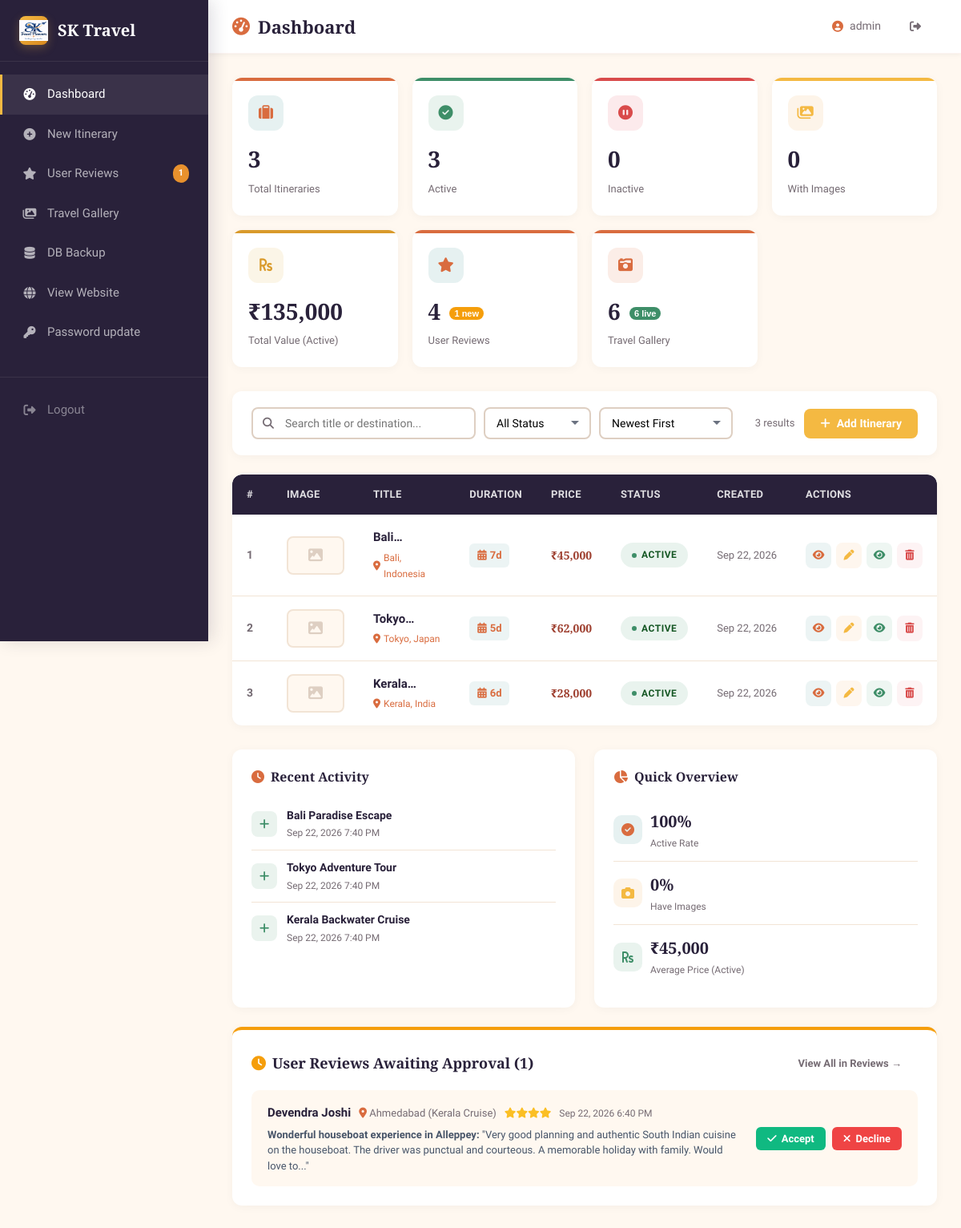
Page /admin/dashboard.php (signed in) on the committed database.
### tables this page shows
CREATE TABLE IF NOT EXISTS itineraries (
    id            INT AUTO_INCREMENT PRIMARY KEY,
    title         VARCHAR(255) NOT NULL,
    destination   VARCHAR(255) NOT NULL,
    description   TEXT,
    price         DECIMAL(12,2) DEFAULT 0.00,
    duration_days INT DEFAULT 1,
    image         VARCHAR(255) DEFAULT NULL,
    highlights    TEXT,
    inclusions    TEXT,
    exclusions    TEXT,
    day_plan      TEXT,
    status        TINYINT(1) DEFAULT 1,

    created_at    TIMESTAMP DEFAULT CURRENT_TIMESTAMP,
    updated_at    TIMESTAMP DEFAULT CURRENT_TIMESTAMP
                  ON UPDATE CURRENT_TIMESTAMP

);

CREATE TABLE IF NOT EXISTS user_reviews (
    id            INT AUTO_INCREMENT PRIMARY KEY,
    user_name     VARCHAR(100) NOT NULL,
    user_email    VARCHAR(150) DEFAULT NULL,
    user_location VARCHAR(100) DEFAULT NULL,
    rating        TINYINT UNSIGNED NOT NULL DEFAULT 5,
    review_title  VARCHAR(255) DEFAULT NULL,
    review_text   TEXT NOT NULL,
    status        ENUM('pending', 'approved', 'declined') NOT NULL DEFAULT 'pending',
    created_at    TIMESTAMP NOT NULL DEFAULT CURRENT_TIMESTAMP,
    updated_at    TIMESTAMP NOT NULL DEFAULT CURRENT_TIMESTAMP ON UPDATE CURRENT_TIMESTAMP,
    INDEX idx_status (status),
    INDEX idx_rating (rating),
    INDEX idx_created_at (created_at)
);

### admin/dashboard.php (the view, shortened to what the rows shown need)
<?php
require_once __DIR__ . '/../config.php';
$recentPendingReviews = [];
try {
    $recentPendingReviews = $pdo->query("SELECT * FROM user_reviews WHERE status = 'pending' ORDER BY created_at DESC LIMIT 5")->fetchAll();
} catch (Throwable $e) {}
 $recentItins = $pdo->query("SELECT title, created_at FROM itineraries ORDER BY created_at DESC LIMIT 5")->fetchAll();
 $search    = trim($_GET['search'] ?? '');
 $filter    = $_GET['filter'] ?? 'all';
 $sort      = $_GET['sort'] ?? 'newest';
 $page      = max(1, (int)($_GET['page'] ?? 1));
 $perPage   = 8;
 $whereClauses = [];
 $params = [];
 $whereSQL = !empty($whereClauses) ? 'WHERE ' . implode(' AND ', $whereClauses) : '';
 $sortMap = [
    'newest'     => 'created_at DESC',
    'oldest'     => 'created_at ASC',
    'price_high' => 'price DESC',
    'price_low'  => 'price ASC',
    'name_asc'   => 'title ASC',
    'name_desc'  => 'title DESC',
];
 $sortSQL = $sortMap[$sort] ?? 'created_at DESC';
 $offset = ($page - 1) * $perPage;
 $dataStmt = $pdo->prepare("SELECT * FROM itineraries {$whereSQL} ORDER BY {$sortSQL} LIMIT {$perPage} OFFSET {$offset}");
 $dataStmt->execute($params);
 $itineraries = $dataStmt->fetchAll();
?>
<!DOCTYPE html>
<html lang="en">
<head>
    <link rel="stylesheet" href="../style.css">
    <link rel="stylesheet" href="https://cdnjs.cloudflare.com/ajax/libs/font-awesome/6.5.0/css/all.min.css">
</head>
<body>
<div class="admin-layout">
    <div class="admin-main">
        <div class="admin-topbar">
            <h1><i class="fas fa-tachometer-alt"></i> Dashboard</h1>
        </div>
        <div class="admin-content">
            <?php if (empty($itineraries)): ?>
                <div class="table-wrapper">
                    <div class="empty-state">
                        <?php if ($search || $filter !== 'all'): ?>
                            <i class="fas fa-search"></i>
                            <h3>No results found</h3>
                            <p>Try adjusting your search or filter criteria.</p>
                            <a href="dashboard.php" class="btn btn-outline"><i class="fas fa-undo"></i> Reset Filters</a>
                        <?php else: ?>
                            <i class="fas fa-suitcase-rolling"></i>
                            <h3>No itineraries yet</h3>
                            <p>Create your first travel itinerary to get started.</p>
                            <a href="itinerary-form.php" class="btn btn-accent"><i class="fas fa-plus"></i> Create Itinerary</a>
                        <?php endif; ?>
                    </div>
                </div>
            <?php else: ?>
                <div class="table-wrapper">
                    <table class="data-table">
                        <thead>
                            <tr>
                                <th style="width:50px;">#</th>
                                <th style="width:90px;">Image</th>
                                <th>Title</th>
                                <th>Duration</th>
                                <th>Price</th>
                                <th>Status</th>
                                <th>Created</th>
                                <th style="width:180px;">Actions</th>
                            </tr>
                        </thead>
                        <tbody>
                            <?php foreach ($itineraries as $idx => $itin): ?>
                                <?php
                                    $hasImg = !empty($itin['image']) && file_exists(UPLOAD_DIR . $itin['image']);
                                    $imgSrc = $hasImg ? UPLOAD_URL . $itin['image'] : '';
                                    $rowNum = $offset + $idx + 1;
                                ?>
                                <tr>
                                    <td style="font-weight:600;color:var(--text-muted);"><?= $rowNum ?></td>
                                    <td>
                                        <?php if ($hasImg): ?>
                                            <img src="<?= e($imgSrc) ?>"
                                                 class="img-thumb"
                                                 alt="<?= e($itin['title']) ?>"
                                                 onclick="openLightbox('<?= e($imgSrc) ?>')"
                                                 loading="lazy">
                                        <?php else: ?>
                                            <div class="img-placeholder"><i class="fas fa-image"></i></div>
                                        <?php endif; ?>
                                    </td>
                                    <td>
                                        <div class="title-cell">
                                            <div class="itin-title"><?= e($itin['title']) ?></div>
                                            <div class="itin-dest">
                                                <i class="fas fa-map-marker-alt"></i> <?= e($itin['destination']) ?>
                                            </div>
                                        </div>
                                    </td>
                                    <td>
                                        <span class="duration-badge">
                                            <i class="fas fa-calendar-alt"></i> <?= (int)$itin['duration_days'] ?>d
                                        </span>
                                    </td>
                                    <td class="price-cell"><?= e(formatPrice($itin['price'])) ?></td>
                                    <td>
                                        <span class="status-badge <?= $itin['status'] ? 'status-active' : 'status-inactive' ?>">
                                            <span class="status-dot"></span>
                                            <?= $itin['status'] ? 'Active' : 'Inactive' ?>
                                        </span>
                                    </td>
                                    <td style="font-size:13px;color:var(--text-muted);white-space:nowrap;">
                                        <?= date('M j, Y', strtotime($itin['created_at'])) ?>
                                    </td>
                                    <td>
                                        <div class="action-btns">
                                            <a href="../detail.php?id=<?= (int)$itin['id'] ?>"
                                               class="action-btn view" title="View">
                                                <i class="fas fa-eye"></i>
                                            </a>
                                            <a href="itinerary-form.php?id=<?= (int)$itin['id'] ?>"
                                               class="action-btn edit" title="Edit">
                                                <i class="fas fa-pen"></i>
                                            </a>
                                            <a href="itinerary-action.php?action=toggle&id=<?= (int)$itin['id'] ?>"
                                               class="action-btn toggle <?= $itin['status'] ? '' : 'off' ?>"
                                               title="<?= $itin['status'] ? 'Deactivate' : 'Activate' ?>">
                                                <i class="fas fa-<?= $itin['status'] ? 'eye' : 'eye-slash' ?>"></i>
                                            </a>
                                            <button type="button"
                                                    class="action-btn del"
                                                    title="Delete"
                                                    onclick="confirmDelete(<?= (int)$itin['id'] ?>, '<?= e(addslashes($itin['title'])) ?>')">
                                                <i class="fas fa-trash-alt"></i>
                                            </button>
                                        </div>
                                    </td>
                                </tr>
                            <?php endforeach; ?>
                        </tbody>
                    </table>
                </div>
            <?php endif; ?>
            <div class="activity-section">
                <div class="activity-card">
                    <?php if (empty($recentItins)): ?>
                        <p style="color:var(--text-muted);font-size:14px;padding:12px 0;">No itineraries created yet.</p>
                    <?php else: ?>
                        <?php foreach ($recentItins as $r): ?>
                            <div class="activity-item">
                                <div class="act-icon new"><i class="fas fa-plus"></i></div>
                                <div class="act-info">
                                    <div class="act-title"><?= e($r['title']) ?></div>
                                    <div class="act-time"><?= date('M j, Y g:i A', strtotime($r['created_at'])) ?></div>
                                </div>
                            </div>
                        <?php endforeach; ?>
                    <?php endif; ?>
                </div>
            </div>
            <?php if (!empty($recentPendingReviews)): ?>
            <div style="background:#fff;border-radius:var(--radius);padding:24px;box-shadow:0 2px 12px rgba(0,0,0,0.04);margin-top:24px;border-top:4px solid #f59e0b;">
                <div style="display:flex;flex-direction:column;gap:12px;">
                    <?php foreach ($recentPendingReviews as $pr): ?>
                        <div style="background:var(--light);border-radius:10px;padding:16px 20px;display:flex;align-items:center;justify-content:space-between;gap:16px;flex-wrap:wrap;">
                            <div style="flex:1;min-width:260px;">
                                <div style="display:flex;align-items:center;gap:10px;margin-bottom:4px;flex-wrap:wrap;">
                                    <strong style="color:var(--dark);font-size:15px;"><?= e($pr['user_name']) ?></strong>
                                    <?php if (!empty($pr['user_location'])): ?>
                                        <span style="font-size:13px;color:var(--text-muted);"><i class="fas fa-map-marker-alt" style="color:var(--primary);"></i> <?= e($pr['user_location']) ?></span>
                                    <?php endif; ?>
                                    <span style="color:#fbbf24;font-size:13px;">
                                        <?php for ($s=1;$s<=(int)$pr['rating'];$s++): ?><i class="fas fa-star"></i><?php endfor; ?>
                                    </span>
                                    <span style="font-size:12px;color:var(--text-muted);"><?= date('M j, Y g:i A', strtotime($pr['created_at'])) ?></span>
                                </div>
                                <div style="font-size:13px;color:#475569;line-height:1.5;">
                                    <?= !empty($pr['review_title']) ? '<strong>' . e($pr['review_title']) . ':</strong> ' : '' ?>"<?= e(mb_strimwidth($pr['review_text'], 0, 160, '...')) ?>"
                                </div>
                            </div>
                            <div style="display:flex;gap:8px;align-items:center;">
                                <form method="POST" action="review-action.php" style="display:inline;">
                                    <button type="submit" class="btn btn-sm" style="background:#10b981;color:#fff;border:none;cursor:pointer;border-radius:6px;padding:7px 14px;font-size:13px;font-weight:600;display:inline-flex;align-items:center;gap:6px;">
                                        <i class="fas fa-check"></i> Accept
                                    </button>
                                </form>
                                <form method="POST" action="review-action.php" style="display:inline;">
                                    <button type="submit" class="btn btn-sm" style="background:#ef4444;color:#fff;border:none;cursor:pointer;border-radius:6px;padding:7px 14px;font-size:13px;font-weight:600;display:inline-flex;align-items:center;gap:6px;">
                                        <i class="fas fa-times"></i> Decline
                                    </button>
                                </form>
                            </div>
                        </div>
                    <?php endforeach; ?>
                </div>
            </div>
            <?php endif; ?>
        </div>
    </div>
</div>
</body>
</html>

### rows in the picture
itineraries: rowNum "1", destination "Bali, Indonesia", duration_days "7", price "₹45,000", status "ACTIVE", created_at "Sep 22, 2026", title "Bali Paradise Escape", created_at "Sep 22, 2026 7:40 PM"
itineraries: rowNum "2", destination "Tokyo, Japan", duration_days "5", price "₹62,000", status "ACTIVE", created_at "Sep 22, 2026", title "Tokyo Adventure Tour", created_at "Sep 22, 2026 7:40 PM"
itineraries: rowNum "3", destination "Kerala, India", duration_days "6", price "₹28,000", status "ACTIVE", created_at "Sep 22, 2026", title "Kerala Backwater Cruise", created_at "Sep 22, 2026 7:40 PM"
user_reviews: user_name "Devendra Joshi", user_location "Ahmedabad (Kerala Cruise)", rating 4 (drawn), created_at "Sep 22, 2026 6:40 PM", review_title "Wonderful houseboat experience in Alleppey", review_text "Very good planning and authentic South Indian cuisine on the houseboat. The driver was punctual and courteous. A memorable holiday with family. Would love to..."

### other values in the picture
$sidebarPendingReviews "1"
$_SESSION['admin_user'] "admin"
$totalItins "3"
$activeItins "3"
$inactiveItins "0"
$totalImages "0"
formatPrice($totalRevenue) "₹135,000"
$totalReviews "4"
$pendingReviews "1"
$totalGalleryPhotos "6"
$activeGalleryPhotos "6"
$filteredTotal "3"
formatPrice(round($totalRevenue/$activeItins)) "₹45,000"
count($recentPendingReviews) "1"
